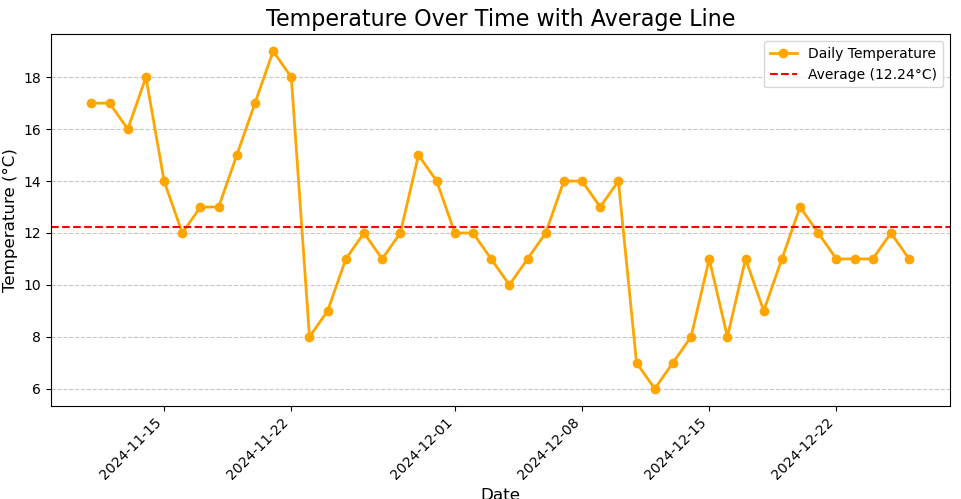

Reproduce this figure in Python.
##Code to create a line chart showing daily air temperature:##

import pandas as pd
import matplotlib.pyplot as plt

# Upload Excel file
file_path = r"C:\Users\alide\OneDrive - sabanciuniv.edu\Masaüstü\Hava Durumu Dataları.xlsx"  # Dosya yolunu güncellediğiniz yer
weather_data = pd.read_excel(file_path)

# Convert date column to datetime format
weather_data['Date'] = pd.to_datetime(weather_data['Date'])

# Editing the temperature column (clearing the degree symbol and converting it to a number)
weather_data['Temperature'] = weather_data['Temperature'].str.replace('°C', '').astype(float)

# Calculating the average of temperatures
average_temperature = weather_data['Temperature'].mean()

# Temperature change graph over time
plt.figure(figsize=(12, 6))
plt.plot(weather_data['Date'], weather_data['Temperature'], color='orange', marker='o', linestyle='-', linewidth=2, label='Daily Temperature')

# Adding an average line
plt.axhline(y=average_temperature, color='red', linestyle='--', linewidth=1.5, label=f'Average ({average_temperature:.2f}°C)')

# Chart labels and title
plt.title("Temperature Over Time with Average Line", fontsize=16)
plt.xlabel("Date", fontsize=12)
plt.ylabel("Temperature (°C)", fontsize=12)
plt.legend()
plt.grid(axis='y', linestyle='--', alpha=0.7)
plt.xticks(rotation=45, ha='right')

# Graphics editing
plt.tight_layout()
plt.show()
